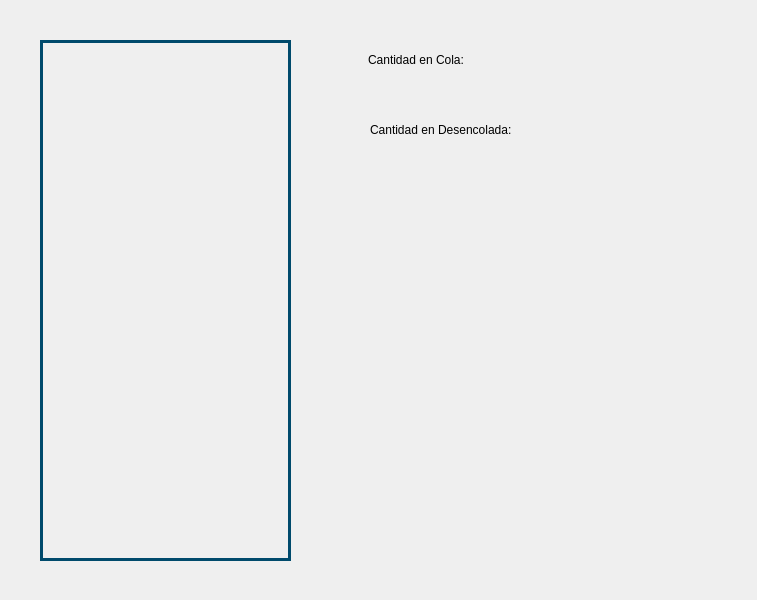
<?xml version="1.0" encoding="UTF-8"?>
<ui version="4.0">
 <class>vColaPedidos</class>
 <widget class="QMainWindow" name="vColaPedidos">
  <property name="enabled">
   <bool>false</bool>
  </property>
  <property name="geometry">
   <rect>
    <x>0</x>
    <y>0</y>
    <width>757</width>
    <height>600</height>
   </rect>
  </property>
  <property name="windowTitle">
   <string>Información de Cola</string>
  </property>
  <widget class="QWidget" name="centralwidget">
   <widget class="QTextEdit" name="txEditColaPedidos">
    <property name="enabled">
     <bool>false</bool>
    </property>
    <property name="geometry">
     <rect>
      <x>40</x>
      <y>40</y>
      <width>251</width>
      <height>521</height>
     </rect>
    </property>
    <property name="styleSheet">
     <string notr="true">border: 3px solid gray;
border-color: rgb(0, 74, 108);

</string>
    </property>
   </widget>
   <widget class="QLabel" name="lblCantEnColaText">
    <property name="geometry">
     <rect>
      <x>368</x>
      <y>50</y>
      <width>161</width>
      <height>20</height>
     </rect>
    </property>
    <property name="styleSheet">
     <string notr="true">font: 12pt &quot;Times New Roman&quot;; 
Color: Black;</string>
    </property>
    <property name="text">
     <string>Cantidad en Cola:</string>
    </property>
   </widget>
   <widget class="QLabel" name="lblCantDesencoladosText">
    <property name="geometry">
     <rect>
      <x>370</x>
      <y>120</y>
      <width>161</width>
      <height>20</height>
     </rect>
    </property>
    <property name="styleSheet">
     <string notr="true">font: 12pt &quot;Times New Roman&quot;; 
Color: Black;</string>
    </property>
    <property name="text">
     <string>Cantidad en Desencolada:</string>
    </property>
   </widget>
   <widget class="QLabel" name="lblCantEnColaNum">
    <property name="geometry">
     <rect>
      <x>540</x>
      <y>50</y>
      <width>91</width>
      <height>20</height>
     </rect>
    </property>
    <property name="styleSheet">
     <string notr="true">font: 12pt &quot;Times New Roman&quot;; 
Color: Black;</string>
    </property>
    <property name="text">
     <string/>
    </property>
   </widget>
   <widget class="QLabel" name="lblCantDesencoladosNum">
    <property name="geometry">
     <rect>
      <x>540</x>
      <y>120</y>
      <width>91</width>
      <height>20</height>
     </rect>
    </property>
    <property name="styleSheet">
     <string notr="true">font: 12pt &quot;Times New Roman&quot;; 
Color: Black;</string>
    </property>
    <property name="text">
     <string/>
    </property>
   </widget>
  </widget>
 </widget>
 <resources/>
 <connections/>
</ui>
